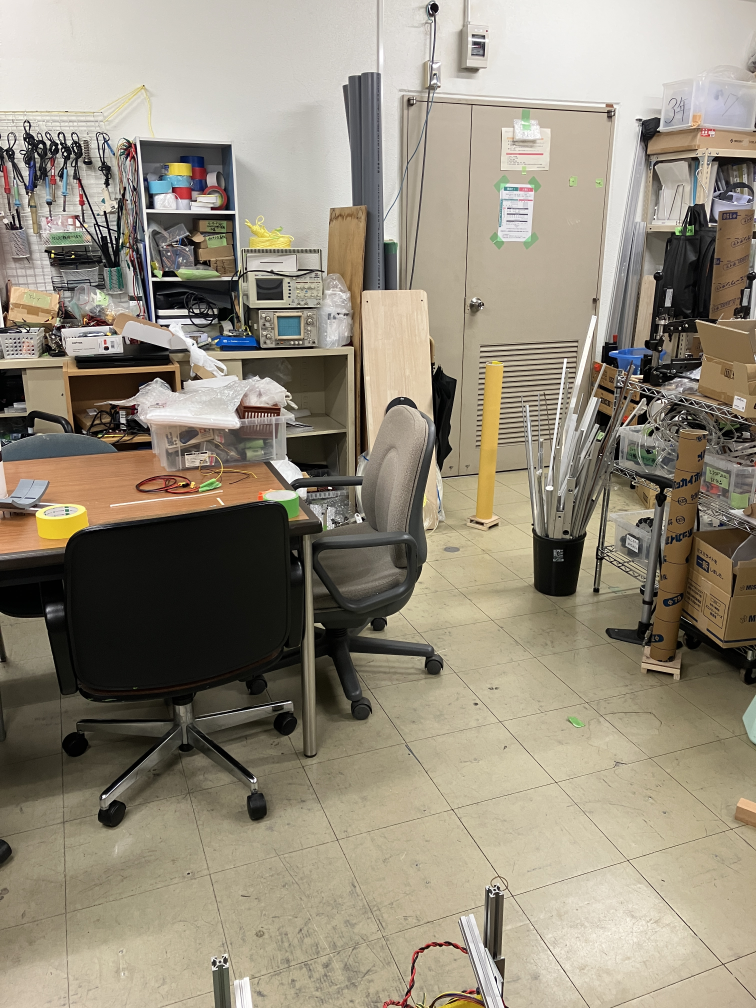
#> input picture G-eye-3.9/test_images/pole.png, 3024 x 4032 px, found by its file name (shown at 1/4 size)
$ python G-eye.py
#> lines starting #> are read from the running program, lines starting #| are printed output that depends on the picture; after the words box and inside, x2 and y2 are one past the last pixel; in counts of white or black regions, pixels touching at a corner belong together
#> further down, img is the input picture: shape (4032, 3024, 3); mean B, G, R 123.9, 140.4, 148.6
### G-eye-3.9/save_deta/def_colorfilter.py
import cv2
import numpy as np
#import matplotlib as mpl
#import matplotlib.pyplot as plt

#function "overstop"
def overstop(amount,small,large):
    if small>large:
        print("Error has occured at function 'overstop'")
        return -1
    if amount>large:
        amount=large
    if amount<small:
        amount=small
    return amount


def colorfilter(img, senter, haba):

#> called with senter = (23, 189, 212), haba = (4, 61, 108)
    hsv = cv2.cvtColor(img, cv2.COLOR_BGR2HSV)
#> hsv: shape (4032, 3024, 3); mean H, S, V 27.4, 52.6, 149.4

#ポールは(H, S, V)=(22.98, 188.84, 212) ただし、範囲は(0~180,0~255,0~255)

    low_H = int(senter[0]-haba[0])
    low_S = int(senter[1]-haba[1])
    low_V = int(senter[2]-haba[2])

    if low_H<0:
        low_H += 180
    low_S = overstop(low_S,0,255)
    low_V = overstop(low_V,0,255)
    lower = np.array([0,low_S,low_V])

    upper_H = int(senter[0]+haba[0])
    upper_S = int(senter[1]+haba[1])
    upper_V = int(senter[2]+haba[2])
    if upper_H>179:
       upper_H -= 180
    upper_S = overstop(upper_S,0,255)
    upper_V = overstop(upper_V,0,255)
    upper = np.array([150,upper_S,upper_V])

# [4 lines of commented-out code are left out]

    frame_mask = cv2.inRange(hsv, lower, upper)
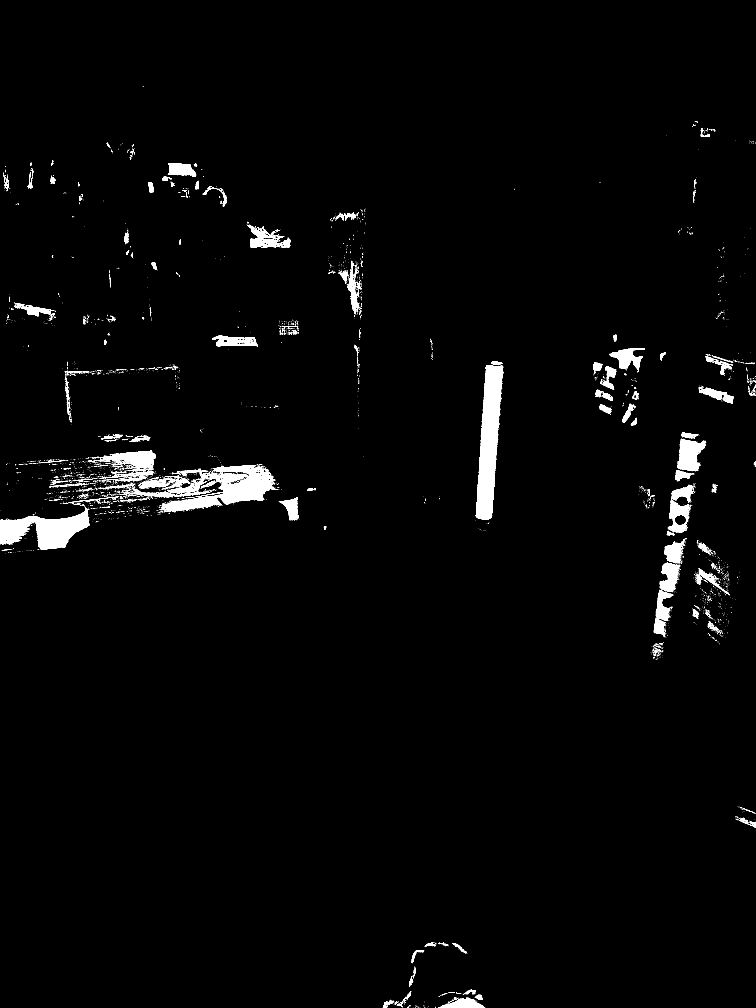
#> frame_mask: shape (4032, 3024) (shown at 1/4 size); 1.9% white; 5318 white regions (5005 under 20 px), largest, box (x1, y1, x2, y2) and area: (1903, 1460, 2011, 2078) 40039, (0, 2040, 358, 2199) 29493, (642, 1860, 1114, 2048) 28494
    dst = cv2.bitwise_and(img,img,mask=frame_mask)
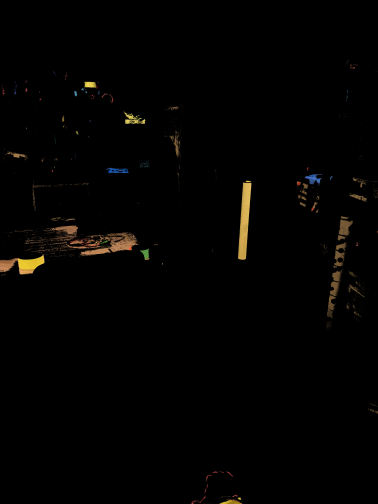
#> dst: shape (4032, 3024, 3) (shown at 1/8 size); mean B, G, R 1.4, 2.4, 3.1

#    img_filtered = cv2.cvtColor(dst, cv2.COLOR_HSV2BGR)

    return dst

### G-eye-3.9/save_deta/G-eye.py
import cv2
from cv2 import threshold
import numpy as np
import math
#自作関数、場所は./programs/def_colorfilter.py
import def_colorfilter
import test_images.blob as blob

#import the images
img = cv2.imread("./test_images/pole.png")

img_colorfiltered = def_colorfilter.colorfilter(img,(23,189,212),(4, 61, 108))

img_Gray = cv2.cvtColor(img_colorfiltered, cv2.COLOR_BGR2GRAY)
cv2.imwrite("./filtered_images/1_img.png", img)
cv2.imwrite("./filtered_images/2_img_Gray.png", img_Gray)

#get high weigh
h,w = img_Gray.shape[:2]
h_2 = h/5
w_2 = w/5

#contrast up
#img_eq = cv2.equalizeHist(img_Gray)
#cv2.imwrite("./filtered_images/3_img_eq.png", img_eq)

#kill noises
img_bi = cv2.bilateralFilter(img_Gray, 30, 30, 200)
cv2.imwrite("./filtered_images/4_img_bi.png", img_bi)

#judgement-ada
h_w = h+w
size_ada = int(h_w / 135)
# [7 lines of commented-out code are left out]
ret, img_otsu = cv2.threshold(img_bi, 0, 255, cv2.THRESH_OTSU)
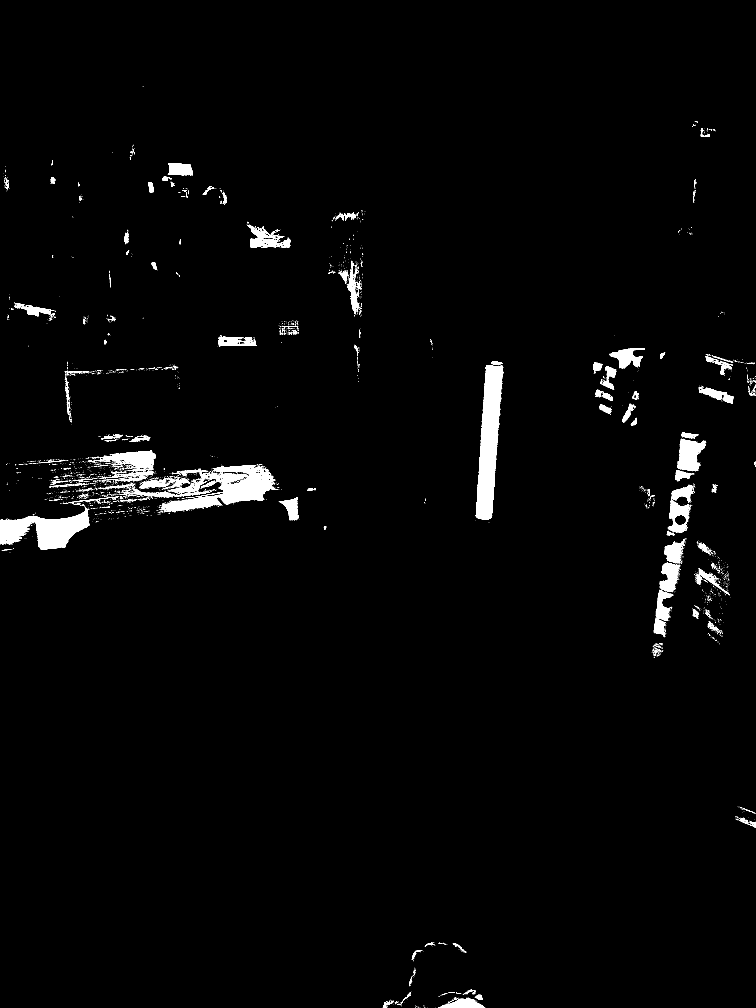
#> img_otsu: shape (4032, 3024) (shown at 1/4 size); 1.9% white; 4859 white regions (4571 under 20 px), largest, box (x1, y1, x2, y2) and area: (1903, 1460, 2011, 2078) 40039, (0, 2040, 358, 2199) 29490, (642, 1860, 1114, 2048) 28494
#> ret = 66
cv2.imwrite("./filtered_images/5_img_Otsu.png", img_otsu)

#closing
kernel = np.ones((5,5), dtype = np.uint8)
img_close = cv2.morphologyEx(img_otsu, cv2.MORPH_CLOSE, kernel)
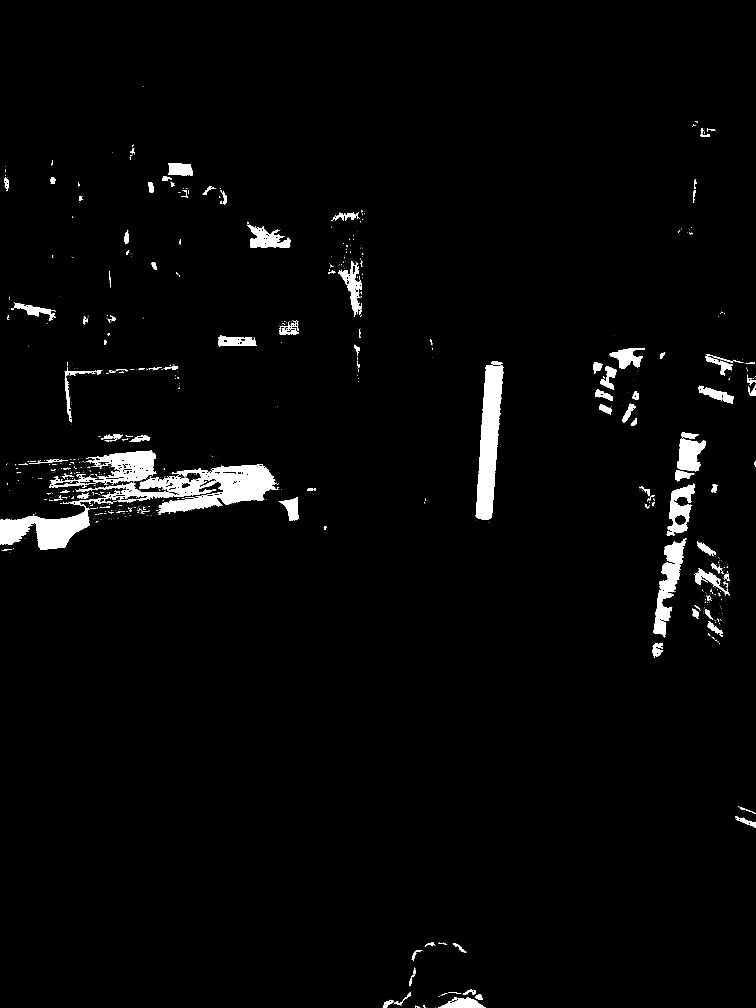
#> img_close: shape (4032, 3024) (shown at 1/4 size); 2.4% white; 923 white regions (739 under 20 px), largest, box (x1, y1, x2, y2) and area: (0, 1857, 1117, 2199) 90541, (1901, 1460, 2015, 2078) 40643, (198, 1803, 627, 1952) 20844
cv2.imwrite("./filtered_images/6_img_close.png", img_close)

#edge
h_w_large = (h_2 + w_2)/2
h_w_noise = h_w_large*(0.8)
img_canny = cv2.Canny(img_close,h_w_noise,h_w_large)
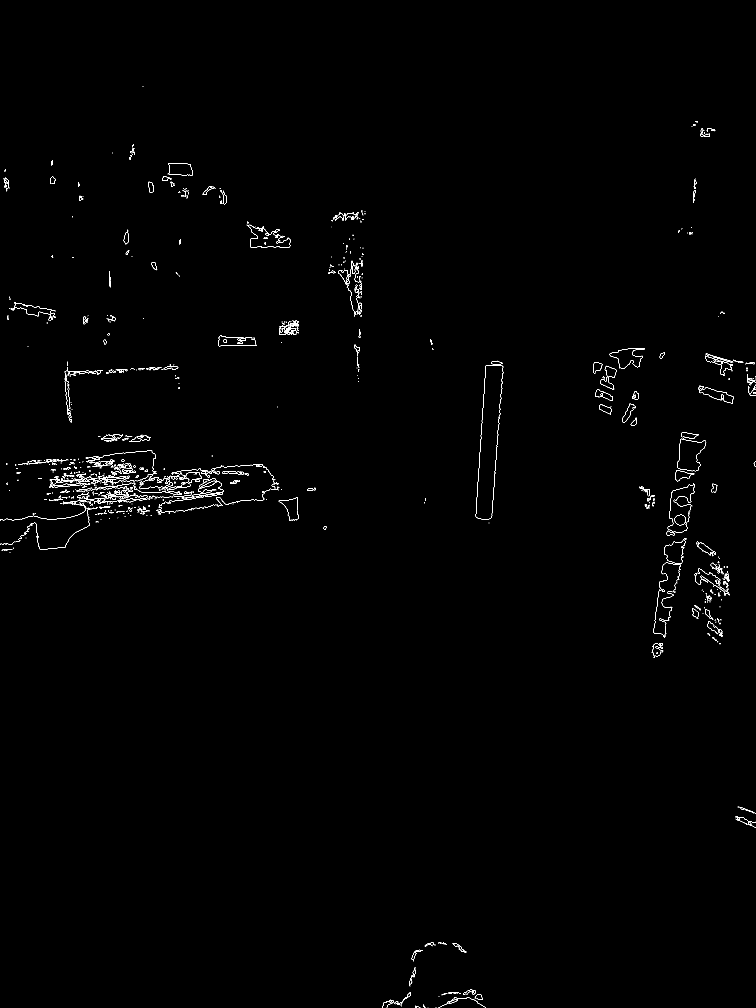
#> img_canny: shape (4032, 3024) (shown at 1/4 size); 0.32% white in thin lines or dots
cv2.imwrite("./filtered_images/7_img_canny.png", img_canny)

#輪郭検出

contours, hierarchy = cv2.findContours(img_otsu, cv2.RETR_TREE, cv2.CHAIN_APPROX_SIMPLE)
#> contours = 8732 contours, 8445 with area under 20; largest, box (x1, y1, x2, y2) and area: (1903, 1460, 2011, 2078) 39354, (642, 1860, 1114, 2048) 29276, (0, 2040, 358, 2199) 29092, (2709, 1756, 2823, 1885) 9119, (405, 1803, 624, 1875) 7728

img_contour = cv2.drawContours(img, contours, -1, (255,0,0), 1)

cv2.imwrite("./filtered_images/8_img_contours.png", img_contour)

#塊検出

#img_blob = blob.(img, img_otsu)

#cv2.imwrite("./filtered_images/9_img_blob.png", img_blob)
